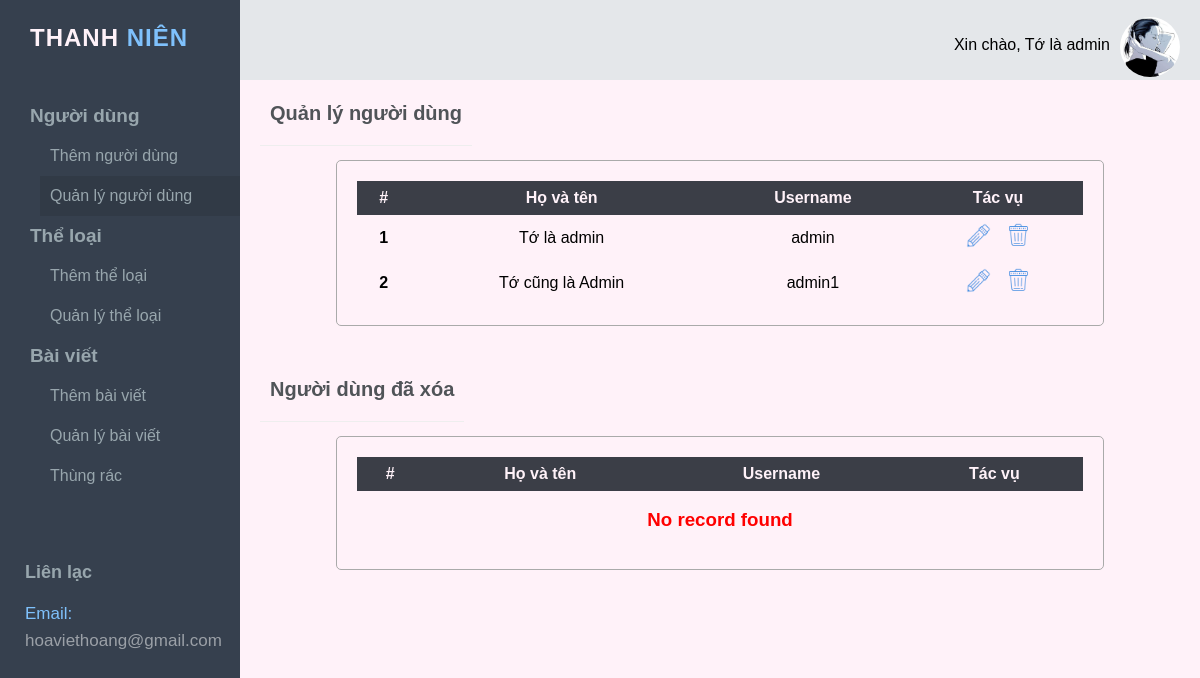
The page /admin/manage-users.php (signed in) on the database its author committed.
### tables this page shows
CREATE TABLE `users` (
  `id` int(11) NOT NULL,
  `username` varchar(30) NOT NULL,
  `password` varchar(30) NOT NULL,
  `name` varchar(255) NOT NULL,
  `IsActivate` int(1) DEFAULT NULL
);

### admin/manage-users.php (the view, shortened to what this page needs)
<?php
include('../includes/config.php');
if(strlen($_SESSION['login'])==0)
  {
header('location:index.php');
}
else{
?>
<!DOCTYPE html>
<html>
    <head>
        <link href="css/manager.css" rel="stylesheet" type="text/css"/>
        <link href="css/button.css" rel="stylesheet" type="text/css" />
        <link href="css/alerts.css" rel="stylesheet" type="text/css" />
    </head>
    <body height = 100%>
            <?php include('manager.php');?>
            <div class="main-right">
                <h4 class="page-title">Quản lý người dùng</h4>
                <form class="form" name="manage-user" method="get" enctype="multipart/form-data">
                    <div class="form-group1">
                        <table class="table-trash">
                            <tr class="color1">
                                <th>#</th>
                                <th>Họ và tên</th>
                                <th>Username</th>
                                <th>Tác vụ</th>
                            </tr>
                            <?php
                    $query = mysqli_query($con, "Select id, username,name from users where IsActivate = 1");
                    $cnt = 1;
                    $rowCount = mysqli_num_rows($query);
                    if($rowCount == 0)
                    {?>
                        <tr>
                        <td colspan="5" align="center">
                            <h3 style="color:red">No record found</h3>
                        </td>
                    </tr>
                    <?php
                    } else {
                    while ($row = mysqli_fetch_array($query)) {
                    ?>
                        <tr>
                            <th scope="row"><?php echo htmlentities($cnt); ?></th>
                            <td><?php echo htmlentities($row['name']); ?></td>
                            <td><?php echo htmlentities($row['username']); ?></td>
                            <td><a href="change-password.php?cid=<?php echo htmlentities($row['id']);?>"><img class = "icons" src="../images/icons/icons8-edit-64.png" alt="" srcset=""></a>
	&nbsp;<a href="manage-users.php?rid=<?php echo htmlentities($row['id']);?>&&action=del"> <img class = "icons" src="../images/icons/icons8-trash-64.png" alt="" srcset=""></a> </td>
</tr>
                    <?php
                        $cnt++;
                    }} ?>
                        </table>
                    </div>
                </form>
                <h4 class="page-title">Người dùng đã xóa</h4>
                <form class="form" name="addPost" method="post" enctype="multipart/form-data">
                    <div class="form-group1">
                        <table class="table-trash">
                            <tr class="color1">
                                <th>#</th>
                                <th>Họ và tên</th>
                                <th>Username</th>
                                <th>Tác vụ</th>
                            </tr>
                            <?php
$query=mysqli_query($con,"Select id, username,name from users where IsActivate = 0");
$rowCount = mysqli_num_rows($query);
$cnt=1;
if($rowCount == 0)
{?>
    <tr>
    <td colspan="5" align="center">
        <h3 style="color:red">No record found</h3>
    </td>
</tr>
<?php
}else{
while($row=mysqli_fetch_array($query))
{
?>
 <tr>
<th scope="row"><?php echo htmlentities($cnt);?></th>
<td><?php echo htmlentities($row['name']); ?></td>
<td><?php echo htmlentities($row['username']); ?></td>
<td><a href="manage-users.php?resid=<?php echo htmlentities($row['id']);?>"><img class = "icons" src="../images/icons/icons8-undo-48.png"></a>
	&nbsp;<a href="manage-users.php?rid=<?php echo htmlentities($row['id']);?>&&action=parmdel" title="Xóa vĩnh viễn"> <img class = "icons" src="../images/icons/icons8-trash-64.png"> </td>
</tr></tr>
<?php
$cnt++;
 }} ?>
                        </table>
                    </div>
                </form>
            </div>
    </body>
</html>
<?php } ?>

### admin/css/manager.css (style rules this page uses)
* { box-sizing: border-box; font-family: sans-serif; }
html, body { margin: 0px; height: 100%; }
body { display: flex; flex-direction: column; }
a { text-decoration: none; }
.main-right { flex: 1; background-color: #fff2f9; margin-left: 240px !important; margin-top: 0px !important; }
.page-title { font-size: 20px; font-weight: 600; padding: 20px; margin: 2px -20px 20px 20px; border-bottom: 1px solid #eee; color: #505458; float: left; padding-left: 10px; padding-right: 10px; }
.form { background-color: #fff2f9; padding: 80px 10% 10px 10%; }
.h1, .h2, .h3, .h4, .h5, .h6, h1, h2, h3, h4, h5, h6 { color: #505458; margin: 10px 0; }
.icons { height: 25px; width: 25px; }
td { text-align: center; vertical-align: middle; }

### admin/css/button.css (style rules this page uses)
.form-group1 { padding: 20px; border: 1px solid #aaaaaa; border-radius: 5px; background-clip: padding-box; margin-bottom: 20px; }
th { font-family: sans-serif; font-weight: 600; }
th, td { padding: 8px; }
.table-trash { width: 100%; margin: 0; border: none; border-collapse: collapse; }
tr.color1 { color: #fff2f9; background-color: #3b3e47; }

### rows shown on the page
users: name "Tớ là admin", username "admin"
users: name "Tớ cũng là Admin", username "admin1"

### other values the page prints
$_SESSION['name'] "Tớ là admin"
